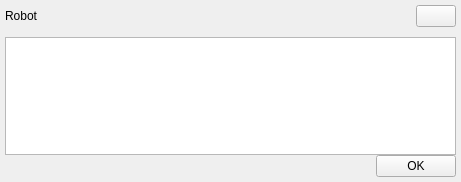
<?xml version="1.0" encoding="UTF-8"?>
<ui version="4.0">
 <class>MessageBox</class>
 <widget class="QWidget" name="MessageBox">
  <property name="geometry">
   <rect>
    <x>0</x>
    <y>0</y>
    <width>461</width>
    <height>182</height>
   </rect>
  </property>
  <property name="windowTitle">
   <string>Form</string>
  </property>
  <layout class="QVBoxLayout" name="verticalLayout_5">
   <property name="spacing">
    <number>0</number>
   </property>
   <property name="leftMargin">
    <number>0</number>
   </property>
   <property name="topMargin">
    <number>0</number>
   </property>
   <property name="rightMargin">
    <number>0</number>
   </property>
   <property name="bottomMargin">
    <number>0</number>
   </property>
   <item>
    <layout class="QVBoxLayout" name="verticalLayout_4" stretch="1,8">
     <property name="spacing">
      <number>0</number>
     </property>
     <item>
      <widget class="QWidget" name="widget_tittle" native="true">
       <layout class="QVBoxLayout" name="verticalLayout_3">
        <property name="spacing">
         <number>0</number>
        </property>
        <property name="leftMargin">
         <number>5</number>
        </property>
        <property name="topMargin">
         <number>5</number>
        </property>
        <property name="rightMargin">
         <number>5</number>
        </property>
        <property name="bottomMargin">
         <number>5</number>
        </property>
        <item>
         <layout class="QHBoxLayout" name="horizontalLayout">
          <item>
           <widget class="QLabel" name="lb_msg">
            <property name="text">
             <string>Robot</string>
            </property>
           </widget>
          </item>
          <item>
           <spacer name="horizontalSpacer">
            <property name="orientation">
             <enum>Qt::Horizontal</enum>
            </property>
            <property name="sizeHint" stdset="0">
             <size>
              <width>40</width>
              <height>20</height>
             </size>
            </property>
           </spacer>
          </item>
          <item>
           <widget class="QPushButton" name="btn_close">
            <property name="text">
             <string/>
            </property>
           </widget>
          </item>
         </layout>
        </item>
       </layout>
      </widget>
     </item>
     <item>
      <widget class="QWidget" name="widget_main" native="true">
       <layout class="QVBoxLayout" name="verticalLayout_2">
        <property name="spacing">
         <number>0</number>
        </property>
        <property name="leftMargin">
         <number>5</number>
        </property>
        <property name="topMargin">
         <number>5</number>
        </property>
        <property name="rightMargin">
         <number>5</number>
        </property>
        <property name="bottomMargin">
         <number>5</number>
        </property>
        <item>
         <layout class="QVBoxLayout" name="verticalLayout" stretch="8,1">
          <item>
           <widget class="QTextEdit" name="te_msg"/>
          </item>
          <item>
           <layout class="QHBoxLayout" name="horizontalLayout_3">
            <item>
             <spacer name="horizontalSpacer_2">
              <property name="orientation">
               <enum>Qt::Horizontal</enum>
              </property>
              <property name="sizeHint" stdset="0">
               <size>
                <width>40</width>
                <height>20</height>
               </size>
              </property>
             </spacer>
            </item>
            <item>
             <widget class="QPushButton" name="btn_ok">
              <property name="text">
               <string>OK</string>
              </property>
             </widget>
            </item>
           </layout>
          </item>
         </layout>
        </item>
       </layout>
      </widget>
     </item>
    </layout>
   </item>
  </layout>
 </widget>
 <resources/>
 <connections/>
</ui>
